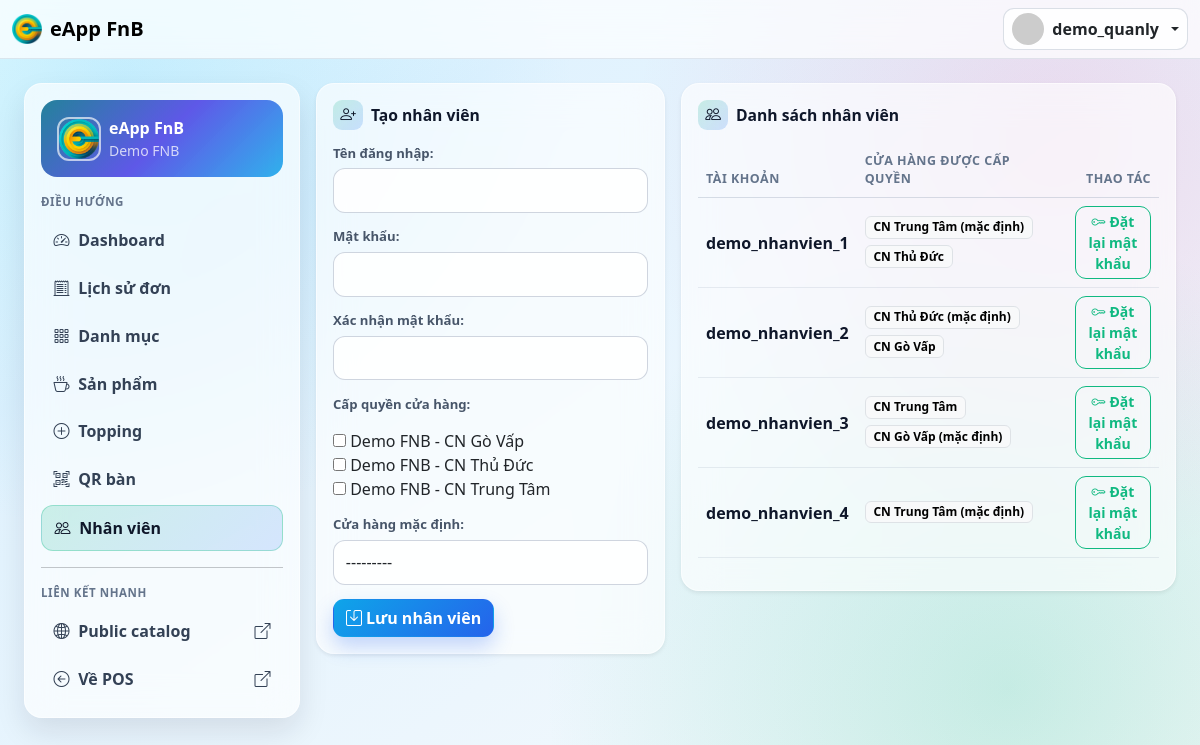
The app's page /quanly/staffs/ (signed in) with its own data.
### App_Accounts/models.py (models this page shows, shortened)
class User(AbstractUser):
    class Role(models.TextChoices):
        MANAGER = 'MANAGER', 'Manager'
        STAFF = 'STAFF', 'Staff'
    role = models.CharField(max_length=20, choices=Role.choices, default=Role.STAFF)
    tenant = models.ForeignKey(
        'App_Tenant.Tenant',
        on_delete=models.PROTECT,
        related_name='users',
        null=True,
        blank=True,
    )
    class Meta:
        constraints = [
            models.CheckConstraint(
                check=Q(role='STAFF') | Q(tenant__isnull=False),
                name='chk_manager_requires_tenant',
            ),
            models.UniqueConstraint(
                fields=['tenant'],
                condition=Q(role='MANAGER') & Q(tenant__isnull=False),
                name='uq_manager_per_tenant',
            ),
        ]
        indexes = [
            models.Index(fields=['tenant', 'role']),
        ]
    @property
    def is_manager(self):
        return self.role == self.Role.MANAGER

### App_Tenant/models.py (models this page shows, shortened)
class Tenant(TimeStampedModel):
    name = models.CharField(max_length=150)
    public_slug = models.SlugField(max_length=120, unique=True, validators=[validate_public_slug])
    is_active = models.BooleanField(default=True)
    class Meta:
        ordering = ['name']

class UserStoreAccess(TimeStampedModel):
    user = models.ForeignKey(settings.AUTH_USER_MODEL, on_delete=models.CASCADE, related_name='store_accesses')
    store = models.ForeignKey(Store, on_delete=models.CASCADE, related_name='user_accesses')
    is_default = models.BooleanField(default=False)
    class Meta:
        constraints = [
            models.UniqueConstraint(fields=['user', 'store'], name='uq_user_store_access'),
            models.UniqueConstraint(
                fields=['user'],
                condition=Q(is_default=True),
                name='uq_default_store_per_user',
            ),
        ]
        indexes = [
            models.Index(fields=['user', 'store']),
        ]

class Store(TimeStampedModel):
    tenant = models.ForeignKey(Tenant, on_delete=models.CASCADE, related_name='stores')
    name = models.CharField(max_length=150)
    slug = models.SlugField(max_length=120)
    address = models.CharField(max_length=255, blank=True)
    is_active = models.BooleanField(default=True)
    is_default = models.BooleanField(default=False)
    class Meta:
        ordering = ['tenant__name', 'name']
        constraints = [
            models.UniqueConstraint(fields=['tenant', 'slug'], name='uq_store_tenant_slug'),
            models.UniqueConstraint(
                fields=['tenant'],
                condition=Q(is_default=True),
                name='uq_default_store_per_tenant',
            ),
        ]
        indexes = [
            models.Index(fields=['tenant', 'is_active']),
        ]
    def __str__(self):
        return f'{self.tenant.name} - {self.name}'

### App_Quanly/views.py (the view, shortened to what this page needs)
# urls.py: path('staffs/', views.staff_list_create, name='staffs'),
@manager_required
def staff_list_create(request):
    tenant = _tenant_or_404(request.user)
    staffs = (
        User.objects.filter(tenant=tenant, role=User.Role.STAFF)
        .prefetch_related('store_accesses__store')
        .order_by('username')
    )
    form = StaffCreateForm(request.POST or None, tenant=tenant)
    return render(
        request,
        'App_Quanly/staffs.html',
        {
            'staffs': staffs,
            'form': form,
        },
    )

### templates/App_Quanly/staffs.html (shortened to what this page needs)
{% extends 'App_Quanly/_layout.html' %}
{% block quanly_content %}
<div class="row g-3">
    <div class="col-lg-5">
        <div class="card border-0 shadow-sm">
            <div class="card-body">
                <h2 class="admin-card-title">
                    <i class="bi bi-person-plus"></i>
                    Tạo nhân viên
                </h2>
                <form method="post">
                    {{ form.as_p }}
                    <button class="btn btn-primary" type="submit">
                        <i class="bi bi-save me-1"></i>Lưu nhân viên
                    </button>
                </form>
            </div>
        </div>
    </div>
    <div class="col-lg-7">
        <div class="card border-0 shadow-sm">
            <div class="card-body">
                <h2 class="admin-card-title">
                    <i class="bi bi-people"></i>
                    Danh sách nhân viên
                </h2>
                <div class="table-responsive">
                    <table class="table align-middle">
                        <thead>
                            <tr>
                                <th>Tài khoản</th>
                                <th>Cửa hàng được cấp quyền</th>
                                <th class="text-end">Thao tác</th>
                            </tr>
                        </thead>
                        <tbody>
                            {% for staff in staffs %}
                            <tr>
                                <td class="fw-semibold">{{ staff.username }}</td>
                                <td>
                                    {% for access in staff.store_accesses.all %}
                                    <span class="badge text-bg-light border me-1 mb-1">
                                        {{ access.store.name }}{% if access.is_default %} (mặc định){% endif %}
                                    </span>
                                    {% empty %}
                                    <span class="text-muted small">Chưa cấp cửa hàng</span>
                                    {% endfor %}
                                </td>
                                <td class="text-end">
                                    <a class="btn btn-sm btn-outline-primary" href="{% url 'App_Quanly:staff_password_reset' staff.id %}">
                                        <i class="bi bi-key me-1"></i>Đặt lại mật khẩu
                                    </a>
                                </td>
                            </tr>
                            {% empty %}
                            <tr>
                                <td colspan="3" class="text-center text-muted">Chưa có nhân viên.</td>
                            </tr>
                            {% endfor %}
                        </tbody>
                    </table>
                </div>
            </div>
        </div>
    </div>
</div>
{% endblock %}

### templates/App_Quanly/_layout.html (shortened to what this page needs)
{% extends 'App_Core/base.html' %}
{% load static %}
{% block body_class %}quanly-page{% endblock %}
{% block container_class %}container-fluid py-4 px-3 px-xl-4{% endblock %}
{% block content %}
<div class="row g-3 quanly-shell">
    <div class="col-12 col-lg-3">
        <div class="glass-panel p-3">
            <div class="card-body">
                <div class="admin-tenant-card mb-3">
                    <div class="d-flex align-items-center gap-2">
                        <img class="admin-tenant-logo" src="{% static 'images/logo/eapp.png' %}" alt="eApp FnB">
                        <div>
                            <div class="fw-bold">eApp FnB</div>
                            <div class="small opacity-75">{{ user.tenant.name|default:'Tenant' }}</div>
                        </div>
                    </div>
                </div>
                <div class="admin-section-title">Điều hướng</div>
                <div class="d-flex flex-column gap-1">
                    <a class="admin-nav-link {% if request.path == '/quanly/' %}active{% endif %}" href="{% url 'App_Quanly:dashboard' %}">
                        <i class="bi bi-speedometer2"></i> Dashboard
                    </a>
                    <a class="admin-nav-link {% if '/quanly/orders/' in request.path %}active{% endif %}" href="{% url 'App_Quanly:orders' %}">
                        <i class="bi bi-receipt-cutoff"></i> Lịch sử đơn
                    </a>
                    <a class="admin-nav-link {% if '/quanly/categories/' in request.path %}active{% endif %}" href="{% url 'App_Quanly:categories' %}">
                        <i class="bi bi-grid-3x3-gap"></i> Danh mục
                    </a>
                    <a class="admin-nav-link {% if '/quanly/products/' in request.path or '/quanly/units/' in request.path %}active{% endif %}" href="{% url 'App_Quanly:products' %}">
                        <i class="bi bi-cup-hot"></i> Sản phẩm
                    </a>
                    <a class="admin-nav-link {% if '/quanly/toppings/' in request.path or '/quanly/product-toppings/' in request.path %}active{% endif %}" href="{% url 'App_Quanly:toppings' %}">
                        <i class="bi bi-plus-circle"></i> Topping
                    </a>
                    <a class="admin-nav-link {% if '/quanly/qr-tables/' in request.path %}active{% endif %}" href="{% url 'App_Quanly:qr_tables' %}">
                        <i class="bi bi-qr-code-scan"></i> QR bàn
                    </a>
                    <a class="admin-nav-link {% if '/quanly/staffs/' in request.path %}active{% endif %}" href="{% url 'App_Quanly:staffs' %}">
                        <i class="bi bi-people"></i> Nhân viên
                    </a>
                </div>
                <hr class="my-3">
                <div class="admin-section-title">Liên kết nhanh</div>
                <div class="d-flex flex-column gap-1">
                    {% if user.tenant %}
                    <a class="admin-nav-link" href="{% url 'App_Public:tenant_catalog' user.tenant.public_slug %}" target="_blank" rel="noopener">
                        <i class="bi bi-globe2"></i> Public catalog
                        <i class="bi bi-box-arrow-up-right ms-auto" aria-hidden="true"></i>
                    </a>
                    {% endif %}
                    <a class="admin-nav-link" href="{% url 'App_Sales:pos' %}" target="_blank" rel="noopener">
                        <i class="bi bi-arrow-left-circle"></i> Về POS
                        <i class="bi bi-box-arrow-up-right ms-auto" aria-hidden="true"></i>
                    </a>
                </div>
            </div>
        </div>
    </div>
    <div class="col-12 col-lg-9">
        {% block quanly_content %}{% endblock %}
    </div>
</div>
{% endblock %}

### templates/App_Core/base.html (shortened to what this page needs)
{% load static %}
<!DOCTYPE html>
<html lang="vi">
<head>
    <link href="https://cdn.jsdelivr.net/npm/bootstrap@5.3.2/dist/css/bootstrap.min.css" rel="stylesheet">
    <link rel="stylesheet" href="https://cdn.jsdelivr.net/npm/bootstrap-icons@1.11.1/font/bootstrap-icons.css">
</head>
<body class="bg-light {% block body_class %}{% endblock %}">
<nav class="navbar navbar-expand-lg bg-white border-bottom sticky-top">
    <div class="container-fluid">
        <a class="navbar-brand fw-bold d-flex align-items-center gap-2" href="{% if user.is_authenticated %}{% url 'App_Sales:pos' %}{% else %}{% url 'App_Accounts:login' %}{% endif %}">
            <img src="{% static 'images/logo/eapp.png' %}" alt="eApp FnB" style="height: 30px; width: 30px; object-fit: cover; border-radius: 6px;">
            <span>eApp FnB</span>
        </a>
        <div class="ms-auto d-flex align-items-center gap-2">
            <div class="dropdown">
                <button class="btn account-trigger dropdown-toggle d-flex align-items-center gap-2 px-2 py-1" type="button" data-bs-toggle="dropdown" aria-expanded="false">
                    {% if user.is_authenticated %}
                    <img src="https://ui-avatars.com/api/?name={{ user.username }}&background=0D8ABC&color=fff" class="rounded-circle" width="32" height="32" alt="Avatar">
                    <span class="fw-bold d-none d-lg-inline">{{ user.username }}</span>
                    {% else %}
                    <img src="https://ui-avatars.com/api/?name=Public&background=64748B&color=fff" class="rounded-circle" width="32" height="32" alt="Public">
                    <span class="fw-bold d-none d-lg-inline">Public</span>
                    {% endif %}
                </button>
            </div>
        </div>
    </div>
</nav>
<div class="{% block container_class %}container-fluid py-3{% endblock %}">
    {% block content %}{% endblock %}
</div>
<div id="toastContainer" class="toast-container position-fixed top-0 end-0 p-3" style="z-index:1081;"></div>
</body>
</html>

### records on screen
User: username "demo_quanly", tenant.name "Demo FNB"
User: username "demo_nhanvien_1"
UserStoreAccess: store.name "CN Trung Tâm", is_default "(mặc định)"
UserStoreAccess: store.name "CN Thủ Đức"
User: username "demo_nhanvien_2"
UserStoreAccess: store.name "CN Thủ Đức", is_default "(mặc định)"
UserStoreAccess: store.name "CN Gò Vấp"
User: username "demo_nhanvien_3"
UserStoreAccess: store.name "CN Trung Tâm"
UserStoreAccess: store.name "CN Gò Vấp", is_default "(mặc định)"
User: username "demo_nhanvien_4"
UserStoreAccess: store.name "CN Trung Tâm", is_default "(mặc định)"
